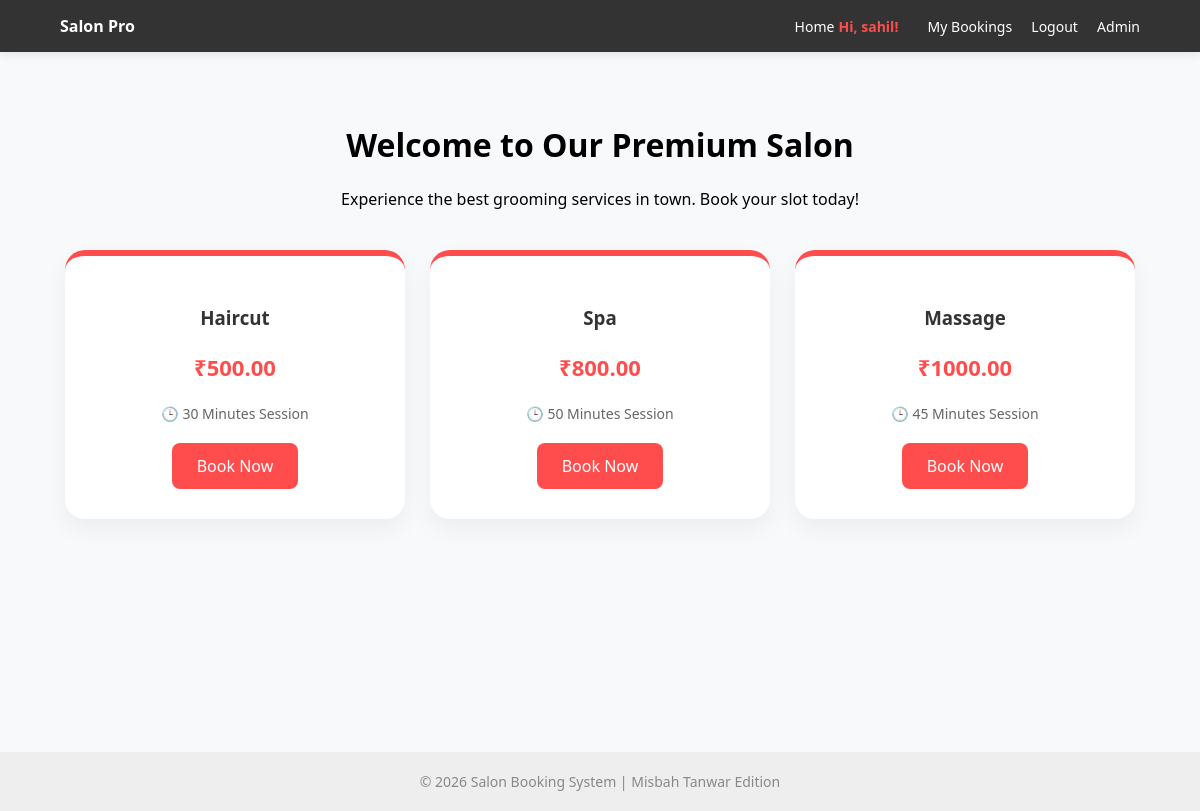
The app's page / (signed in) with its own data.
### booking/models.py (models this page shows, shortened)
class Service(models.Model):
    name = models.CharField(max_length=100)
    price = models.DecimalField(max_digits=10, decimal_places=2)
    duration_minutes = models.IntegerField()

### booking/views.py (the view)
# urls.py: 2. Add a URL to urlpatterns:  path('', views.home, name='home')
def home(request):
    services = Service.objects.all()
    return render(request, 'booking/home.html', {'services': services})

### booking/templates/booking/home.html
{% extends 'booking/base.html' %}
{% block content %}
<div style="text-align: center; padding-top: 20px;">
    <h1>Welcome to Our Premium Salon</h1>
    <p>Experience the best grooming services in town. Book your slot today!</p>
    <div style="display: flex; justify-content: center; gap: 25px; flex-wrap: wrap; margin-top: 40px;">
        {% for s in services %}
        <div style="background: white; padding: 30px; border-radius: 20px; box-shadow: 0 10px 25px rgba(0,0,0,0.05); width: 280px; border-top: 6px solid #ff4d4d; transition: 0.3s;">
            <h3 style="color: #333; margin-bottom: 10px;">{{ s.name|title }}</h3>
            <p style="font-size: 22px; color: #ff4d4d; font-weight: 700;">₹{{ s.price }}</p>
            <p style="color: #666; font-size: 14px; margin-bottom: 20px;">🕒 {{ s.duration_minutes }} Minutes Session</p>
            <a href="{% url 'book_appointment' s.id %}" style="background: #ff4d4d; color: white; padding: 12px 25px; text-decoration: none; border-radius: 8px; display: inline-block; font-weight: 500;">Book Now</a>
        </div>
        {% empty %}
        <div style="background: #fff3f3; padding: 20px; border-radius: 10px; color: #d9534f;">
            Admin panel mein services add karein.
        </div>
        {% endfor %}
    </div>
</div>
{% endblock %}

### booking/templates/booking/base.html (shortened to what this page needs)
<!DOCTYPE html>
<html>
<head>
</head>
<body>
    <div class="navbar">
        <div class="logo"><strong>Salon Pro</strong></div>
        <div class="menu">
            <a href="/">Home</a>
            {% if user.is_authenticated %}
                <span class="user-greet">Hi, {{ user.username }}!</span>
                <a href="{% url 'my_bookings' %}">My Bookings</a>
                <form action="{% url 'logout' %}" method="post" style="display: inline; margin: 0; padding: 0;">
            <button type="submit" style="background: none; border: none; color: white; cursor: pointer; font-family: inherit; font-weight: 500; font-size: 14px; margin-left: 15px; padding: 0;">
                Logout
            </button>
        </form>
            {% else %}
                <a href="{% url 'login' %}">Login</a>
                <a href="{% url 'signup' %}">Signup</a>
            {% endif %}
            <a href="/admin">Admin</a>
        </div>
    </div>
    <div class="container">
        {% block content %}
        {% endblock %}
    </div>
    <div class="footer">
        © 2026 Salon Booking System | Misbah Tanwar Edition
    </div>
</body>
</html>

### booking/templates/booking/base.html (style rules this page uses)
body { font-family: 'Segoe UI', sans-serif; margin: 0; background-color: #f8f9fa; }
.navbar { background: #333; color: white; padding: 15px 5%; display: flex; justify-content: space-between; align-items: center; box-shadow: 0 2px 10px rgba(0,0,0,0.1); }
.navbar a { color: white; text-decoration: none; margin-left: 15px; font-weight: 500; font-size: 14px; }
.container { padding: 30px; min-height: 80vh; }
.user-greet { color: #ff4d4d; font-weight: bold; margin-right: 10px; font-size: 14px; }
.footer { text-align: center; padding: 20px; color: #888; font-size: 14px; background: #eee; }

### records on screen
Service: name "Haircut", price "500.00", duration_minutes "30"
Service: name "Spa", price "800.00", duration_minutes "50"
Service: name "Massage", price "1000.00", duration_minutes "45"

### other values on screen
{{ user.username }} "sahil"
